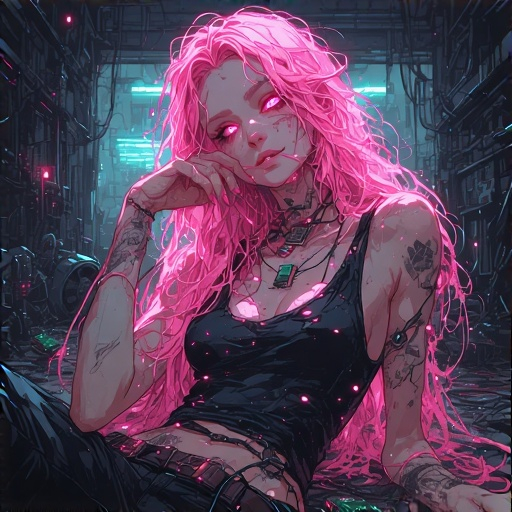
#> input picture images/characters/KIDA001.jpeg, 512 x 512 px; its folder holds only this picture in this run
$ python -i expression.py   (imports and definitions only)
#> lines starting #> are read from the running program, lines starting #| are printed output that depends on the picture
#> further down, picture is the input picture: shape (512, 512, 3); mean B, G, R 87.3, 62.2, 88.4
### scripts/kida_mind/store.py
"""
store.py - where the mind keeps itself: small JSON / JSON-lines files under
memories/mind/. Writes are atomic (temp file + rename) so a crash or a second
process can't leave a half-written file.
"""

import json
import os
import threading
from pathlib import Path

ROOT = Path(__file__).resolve().parents[2]  # repo root (scripts/kida_mind/store.py)
_dir = ROOT / "memories" / "mind"
LEGACY_DIR = ROOT / "memories"   # memories.txt, mymilestones.txt: the human-readable files
_lock = threading.RLock()


# [6 lines left out: function set_dir, not called in this run]


def mind_dir() -> Path:
    _dir.mkdir(parents=True, exist_ok=True)
    return _dir


def path(name: str) -> Path:
    return mind_dir() / name


def read_json(name, default=None):
    with _lock:
        try:
            with open(path(name), encoding="utf-8") as f:
                return json.load(f)
        except (OSError, ValueError):
            return default


# [49 lines left out: functions write_json, append_jsonl, read_jsonl, write_jsonl, remove, not called in this run]

### scripts/kida_mind/expression.py
"""
expression.py - reading your face, if you let her.

OFF by default. When it's on, she looks at the cam-1 frames published into
frames.py about once a second while someone is around, and
estimates a few things: is there a face, is it smiling, are the eyes visible
(closed or looking away reads as tired), how close is it to the camera. Those
become small nudges to her mood and a line in her prompt ("they look tired").

What this is not:
  * Not facial-landmark or micro-expression analysis. It uses OpenCV's classic
    Haar detectors (face, eyes, smile), which is what's installed. They read
    smiles, presence and drowsiness reasonably and cannot read sadness or anger,
    so what she perceives is skewed toward the positive. MediaPipe landmarks would
    do better and could replace analyze().
  * Not a recording. Frames stay in memory for a moment; only a few numbers are kept.

She only ever looks while the switch is on, and you can turn it off by asking.
"""

import os
import time

from . import store

try:
    import cv2
except ImportError:
    cv2 = None

FILE = "expression.json"

SMILE_STREAK = 3          # consecutive frames of smiling before it counts
DROWSY_STREAK = 6         # ...of a face with no eyes visible
SMILE_COOLDOWN_S = 90
DROWSY_COOLDOWN_S = 300
EMA = 0.25
FRESH_S = 20


def _clamp(x, lo=0.0, hi=1.0):
    return max(lo, min(hi, x))


class ExpressionSensor:
    def __init__(self):
        d = store.read_json(FILE, {}) or {}
        self.enabled = bool(d.get("enabled", False))
        self.last = None            # the latest reading
        self.last_ts = 0.0
        self.valence = 0.0          # smoothed
        self.arousal = 0.3
        self._smile_run = 0
        self._drowsy_run = 0
        self._last_smile = 0.0
        self._last_drowsy = 0.0
        self._seen_face_ts = 0.0
        self.face_cascade = self.eye_cascade = self.smile_cascade = None
        if cv2 is not None:
            def load(name):
                c = cv2.CascadeClassifier(os.path.join(cv2.data.haarcascades, name))
                return None if c.empty() else c
            self.face_cascade = load("haarcascade_frontalface_default.xml")
            self.eye_cascade = load("haarcascade_eye.xml")
            self.smile_cascade = load("haarcascade_smile.xml")

    @property
    def available(self):
        return cv2 is not None and self.face_cascade is not None

    # [5 lines left out: function set_enabled, not called in this run]

    # ------------------------------------------------------------ analysis
    def analyze(self, frame):
        """One frame -> a reading, or None if there's no face. (Swap this out for
        a landmark model to do better.)"""
        if not self.available or frame is None:
            return None
        gray = cv2.cvtColor(frame, cv2.COLOR_BGR2GRAY)
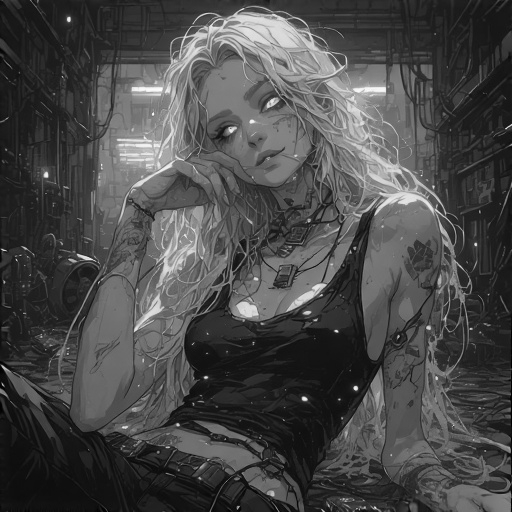
#> gray: shape (512, 512); min 0, max 254, mean 72.9
        scale = 320.0 / gray.shape[1]
#> scale = 0.625
        if scale < 1.0:
            gray = cv2.resize(gray, (320, int(gray.shape[0] * scale)), interpolation=cv2.INTER_AREA)
#> gray: shape (320, 320)
        gray = cv2.equalizeHist(gray)
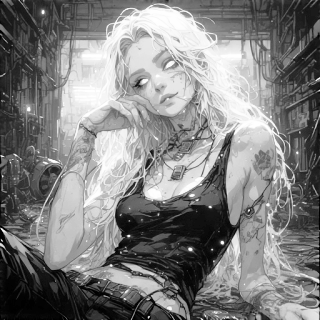
#> gray: shape (320, 320); min 0, max 255, mean 128.6
        faces = self.face_cascade.detectMultiScale(gray, scaleFactor=1.15, minNeighbors=5, minSize=(40, 40))
#> faces = ()
        if len(faces) == 0:
            return None
        x, y, w, h = max(faces, key=lambda r: r[2] * r[3])
        size = (w * h) / float(gray.shape[0] * gray.shape[1])

        eyes = 0
        if self.eye_cascade is not None:
            eyes = len(self.eye_cascade.detectMultiScale(gray[y:y + int(h * 0.6), x:x + w], scaleFactor=1.1, minNeighbors=6, minSize=(12, 12)))
        smile = False
        if self.smile_cascade is not None:
            lower = gray[y + h // 2:y + h, x:x + w]
            if lower.size:
                smile = len(self.smile_cascade.detectMultiScale(lower, scaleFactor=1.6, minNeighbors=22, minSize=(20, 10))) > 0

        valence = 0.6 if smile else -0.05
        arousal = _clamp(0.3 + (0.2 if size > 0.12 else 0.0) + (0.15 if smile else 0.0) - (0.25 if eyes == 0 else 0.0))
        return {"smile": smile, "eyes": eyes, "size": round(float(size), 3), "valence": valence, "arousal": arousal}

    # [44 lines left out: functions observe, describe, summary, not called in this run]

>>> import cv2
>>> picture = cv2.imread('../../images/characters/KIDA001.jpeg')
>>> result = ExpressionSensor().analyze(picture)

$ run again, on images/characters/KIDA002.jpeg
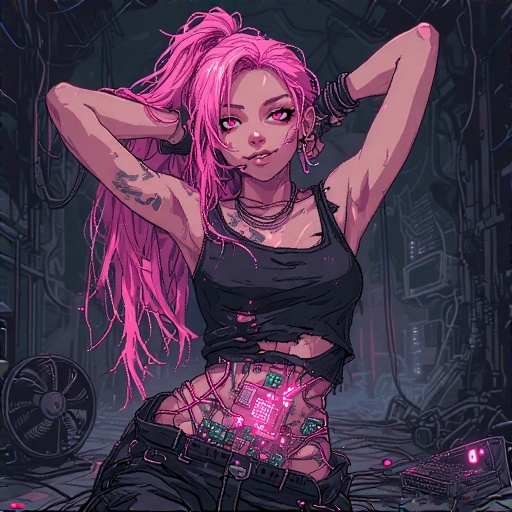
#> input picture images/characters/KIDA002.jpeg, 512 x 512 px
#> picture is the input picture: shape (512, 512, 3); mean B, G, R 77.5, 53.7, 77.2
#> in analyze, `gray = cv2.equalizeHist(gray)`:
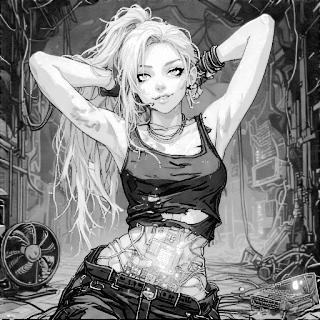
#> gray: shape (320, 320); min 0, max 255, mean 129
#> faces = [[126, 46, 70, 70]]
#> x = 126; y = 46; w = 70
#> size = 0.0479
#> eyes = 1
#> in analyze, `lower = gray[y + h // 2:y + h, x:x + w]`:
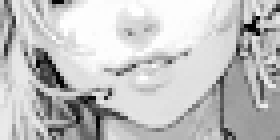
#> lower: shape (35, 70) (shown 4 times larger); min 1, max 255, mean 192.9
#> smile = False
#> valence = -0.05
#> arousal = 0.3
#> result = {'smile': False, 'eyes': 1, 'size': 0.048, 'valence': -0.05, 'arousal': 0.3}
